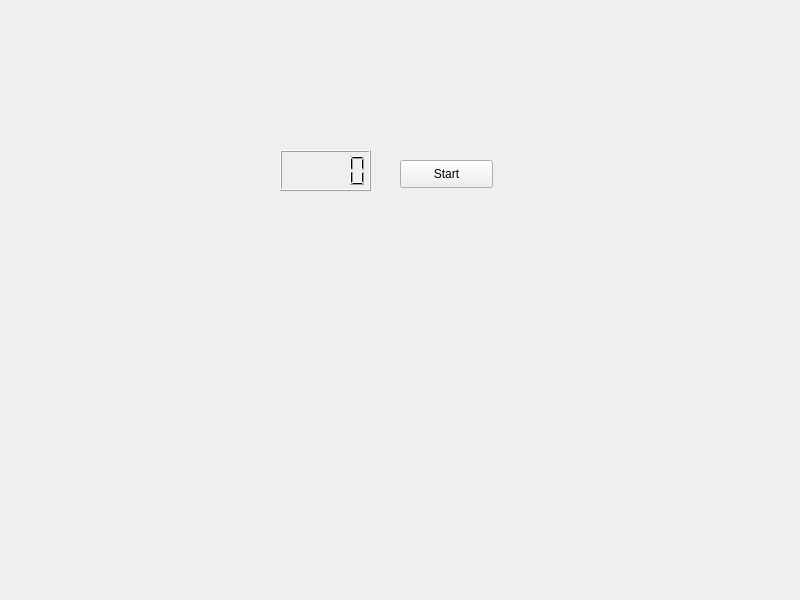
<?xml version="1.0" encoding="UTF-8"?>
<ui version="4.0">
 <class>MyWidget</class>
 <widget class="QWidget" name="MyWidget">
  <property name="geometry">
   <rect>
    <x>0</x>
    <y>0</y>
    <width>800</width>
    <height>600</height>
   </rect>
  </property>
  <property name="windowTitle">
   <string>MyWidget</string>
  </property>
  <widget class="QLCDNumber" name="lcdNumber">
   <property name="geometry">
    <rect>
     <x>280</x>
     <y>150</y>
     <width>91</width>
     <height>41</height>
    </rect>
   </property>
  </widget>
  <widget class="QPushButton" name="pushButton">
   <property name="geometry">
    <rect>
     <x>400</x>
     <y>160</y>
     <width>93</width>
     <height>28</height>
    </rect>
   </property>
   <property name="text">
    <string>Start</string>
   </property>
  </widget>
 </widget>
 <resources/>
 <connections/>
</ui>
